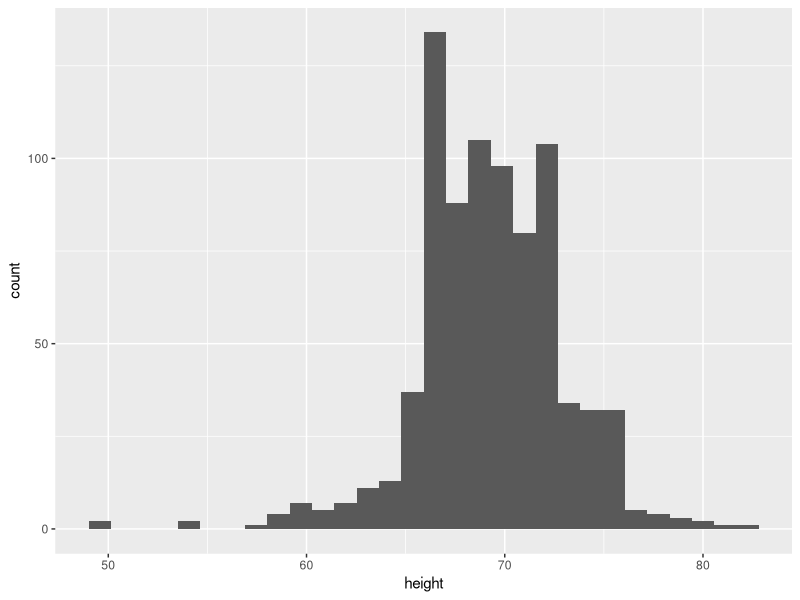

This chart was generated by the following R code:
library(tidyverse)
library(dslabs)
data(heights)

p <- heights %>% filter(sex == "Male") %>% ggplot(aes(x = height))

p + geom_histogram()
